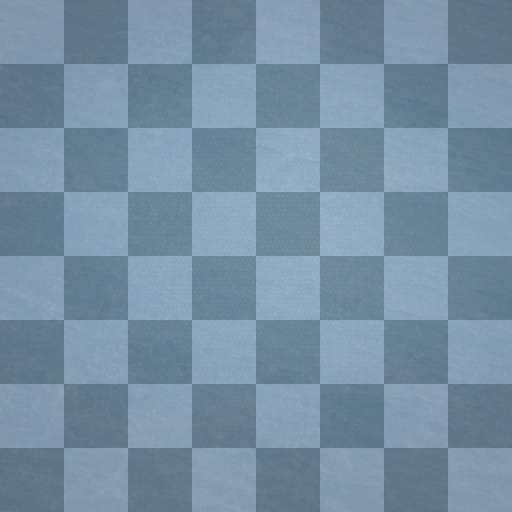
#> input picture src/imgs/boards/blue2.png, 1024 x 1024 px, given in place of blue2.jpg, which was not available (shown at 1/2 size)
$ jupyter execute --allow-errors Image-classification.ipynb
#> lines starting #> are read from the running program, lines starting #| are printed output that depends on the picture; pictures that were not available may be replaced by others from this repository, and a replacement may not be noted
[cell 1]
import os
import numpy as np
import matplotlib.pyplot as plt

[cell 2]
import cairosvg

[cell 3]
from IPython.display import Image

[cell 4]
from enum import Enum

class Color(Enum):
    White = 'w'
    Black = 'b'

class Piece(Enum):
    King = 'K'
    Queen = 'Q'
    Bishop = 'B'
    Knight = 'N'
    Rook = 'R'
    Pawn = 'P'

[cell 5]
assets_root = 'https://lichess1.org/assets/_gs4Gj0/'


piece_sets = [
"cburnett",
"merida",
"alpha",
"pirouetti",
"chessnut",
"chess7",
"reillycraig",
"companion",
"riohacha",
"kosal",
"leipzig",
"fantasy",
"spatial",
"california",
"pixel",
"maestro",
"fresca",
"cardinal",
"gioco",
"tatiana",
"staunty",
"dubrovny",
"icpieces",
"shapes",
"letter",
]

[cell 6]
from typing import Mapping

from urllib.request import urlopen


# [5 lines left out: function piece_png, not called in this run]

# pngs = [piece_png(s, Piece.KING, Color.WHITE) for s in piece_sets]

[cell 7]
from PIL import Image as PIL_Image
from io import BytesIO


# [22 lines left out: function save_all_sets, not called in this run]

[cell 8]
from typing import Mapping

boards=[
'blue2.jpg',
'blue-marble.jpg',
'wood2.jpg',
'wood3.jpg',
'wood4-1024.jpg',
'blue3.jpg',
'marble.jpg',
'green-plastic.png',
'olive.jpg',
'purple-diag.png',
'grey.jpg',
'wood-1024.jpg',
'canvas2-1024.jpg',
'leather-1024.jpg',
'metal-1024.jpg',
# 'maple.jpg',  # a smaller size
'maple2.jpg',
'newspaper.png',
'pink-pyramid.png',
# 'images/board/svg/purple.svg'÷
# 'images/board/svg/blue.svg',
# 'images/board/svg/brown.svg',
# 'images/board/svg/green.svg',
# 'images/board/svg/ic.svg',
]


def board_bytes(board_name: str) -> bytes:
    # https://lichess1.org/assets/_gs4Gj0/images/board/pink-pyramid.png
    url = f"{assets_root}images/board/{board_name}"
    try:
        print(url)
        with urlopen(url) as f:
            return f.read()
    except e:
        print(e)

# jpgs = [board_bytes(board) for board in boards]
# [display(Image(jpg)) for jpg in jpgs]

[cell 9]
from PIL import Image as PIL_Image
from io import BytesIO


def save_all_boards():

    boards_collection = {}

    for board in boards:
        board_name = board[:board.find('.')]

        dirname = f'imgs/boards/'
        filename = f'{dirname}{board_name}.png'

        try:
            os.mkdir(dirname)
        except FileExistsError as e:
            pass

        PIL_Image.open(BytesIO(board_bytes(board))).save(filename, )
#> this loop made 5 passes
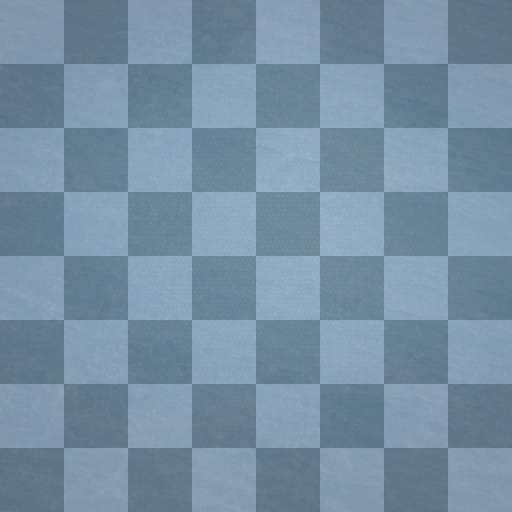
#> input picture src/imgs/boards/blue2.png, 1024 x 1024 px, given in place of blue2.jpg, which was not available (shown at 1/2 size)
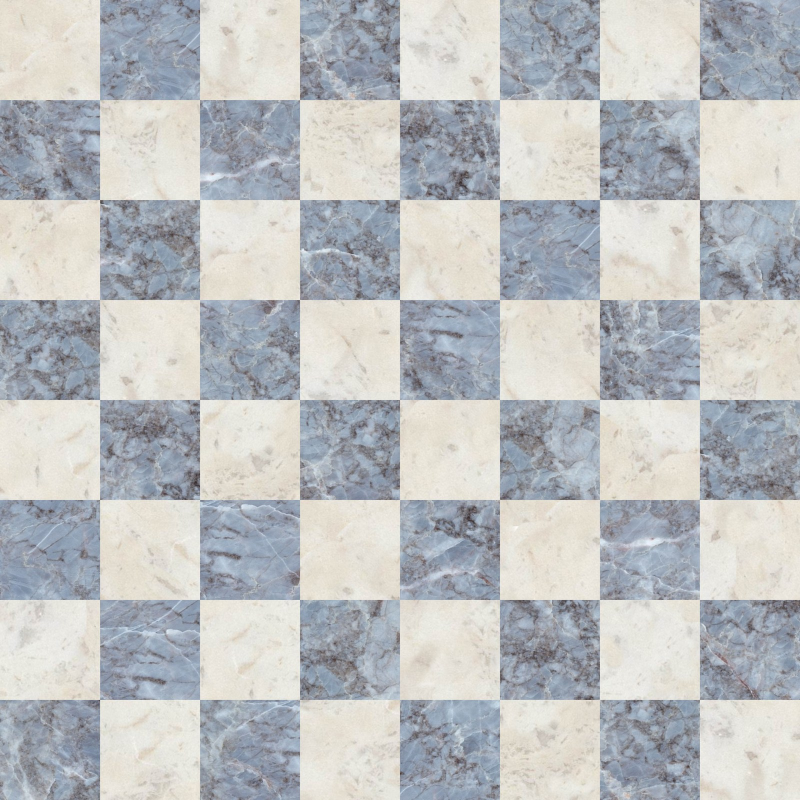
#> input picture src/imgs/boards/blue-marble.png, 1600 x 1600 px, given in place of blue-marble.jpg, which was not available (shown at 1/2 size)

#> (the rest of this cell did not finish here and is left out)

[cell 10]
from PIL import Image as PIL_Image
from io import BytesIO

#> (the rest of this cell did not finish here and is left out)

[cell 11]
from typing import Tuple

from PIL import Image as PIL_Image
from io import BytesIO

# [16 lines left out: function get_square, not called in this run]

[cell 12]
import glob
from typing import Tuple, Mapping, Any

# [10 lines left out: function piece_on_square, not called in this run]

def load_all(cpc: str, root_dir: str) -> Mapping[str, Any]:

    for filename in glob.iglob(root_dir + f'**/{cpc}.png', recursive=True):
        yield (filename, PIL_Image.open(filename))

def load_all_pieces(pc, color, root_dir: str) -> Mapping[str, Any]:

    return load_all(f'{color.value}{pc.value}', root_dir)


root_dir = './imgs/pieces/'
black_kings = list(load_all_pieces(Piece.King, Color.Black, root_dir))
white_kings = list(load_all_pieces(Piece.King, Color.White, root_dir))

black_queens = list(load_all_pieces(Piece.Queen, Color.Black, root_dir))
white_queens = list(load_all_pieces(Piece.Queen, Color.White, root_dir))
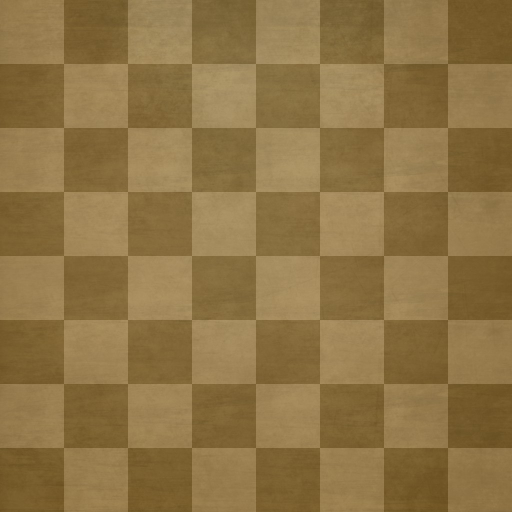
#> input picture src/imgs/boards/wood2.png, 1024 x 1024 px (shown at 1/2 size)
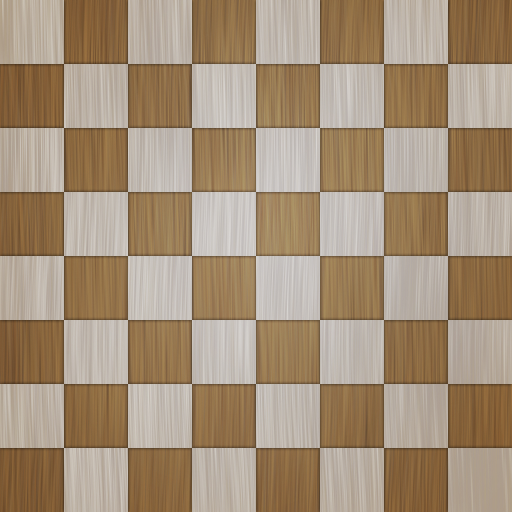
#> input picture src/imgs/boards/wood3.png, 1024 x 1024 px (shown at 1/2 size)

boards = list(load_all('*', './imgs/boards/'))
#> boards = 4 items

[cell 13]

from typing import List, Tuple
from random import sample, randint


def mix20(pcs, brds):
    for pc in pcs:
        for brd in brds:
            for n in range(2):
                file = randint(1, 8)
                row = randint(1, 8)
                yield pc[0], brd[0], (file,row), piece_on_square(pc=pc[1], bd=brd[1], file_row=(file,row))

def split(lst: List) -> Tuple[List, List]:
    rand_lst = sample(lst, len(lst))
#> rand_lst = 4 items

    return rand_lst[:len(rand_lst)//2], rand_lst[len(rand_lst)//2:]

boards_train, boards_validate = split(boards)
#> boards_train = 2 items; boards_validate = 2 items

bk_train, bk_validate = split(black_kings)
bkt = list(mix20(bk_train, boards_train))
#> bkt = []
bkv = list(mix20(bk_validate, boards_validate))
#> bkv = []

bq_train, bq_validate = split(black_queens)
bqt = list(mix20(bq_train, boards_train))
#> bqt = []
bqv = list(mix20(bq_validate, boards_validate))
#> bqv = []

[cell 14]
bkt[:3]

[cell 15]
from pathlib import Path

def save_set(color, pc, ims: List, root_dir: str):

    base = f'{color.value}{pc.value}'

    dst_root = os.path.join(root_dir, base + 's')

    Path(dst_root).mkdir(parents=True, exist_ok=True)

    prefix = os.path.join(dst_root, base)

    for i, tp in enumerate(ims):
        yield (f'#{i}', tp[0], tp[1], tp[2], prefix + f'.{i}.png')
        tp[3].save(prefix + f'.{i}.png')

def save_train_set(color, pc, ims: List):
    return list(save_set(color, pc, ims, '../datasets/chess_all/train'))

def save_validate_set(color, pc, ims: List):
    return list(save_set(color, pc, ims, '../datasets/chess_all/validation'))

[cell 16]
bktl = save_train_set(Color.Black, Piece.King, bkt)
#> bktl = []
bkvl = save_validate_set(Color.Black, Piece.King, bkv)
#> bkvl = []

bqtl = save_train_set(Color.Black, Piece.Queen, bqt)
#> bqtl = []
bqvl = save_validate_set(Color.Black, Piece.Queen, bqv)
#> bqvl = []
